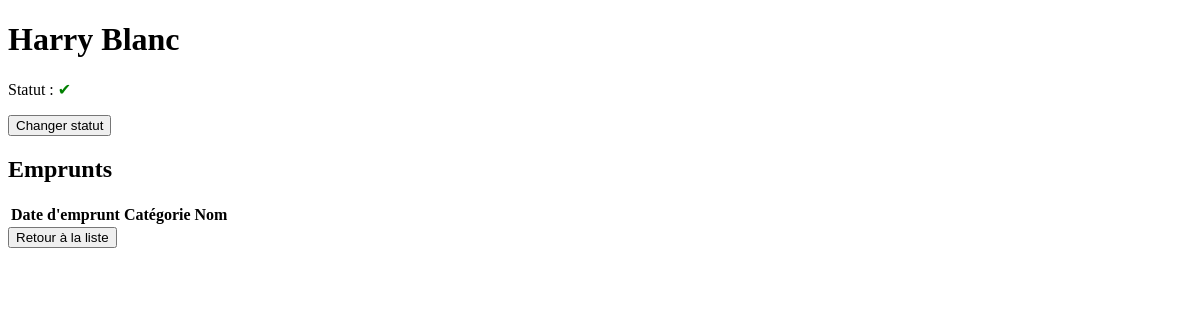
The app's page /gestion/membres/4/ (signed in), older data.
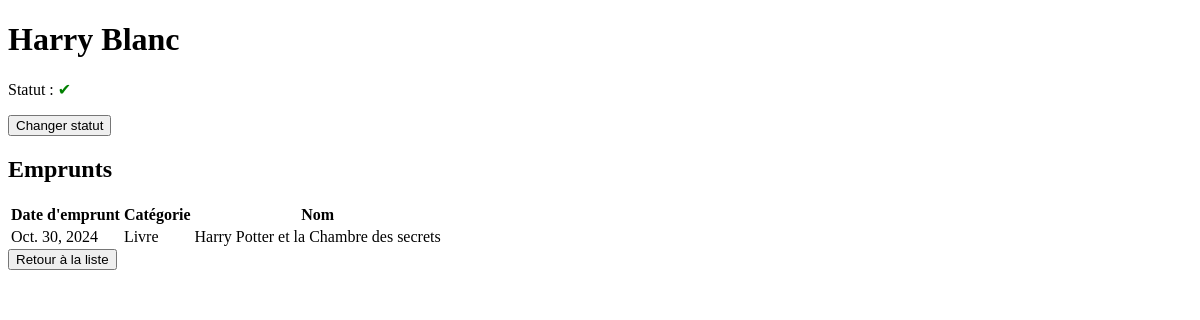
The same page, newer data.
### gestion/models.py (models this page shows, shortened)
class Member(models.Model):
    firstname = models.CharField(max_length=100)
    lastname = models.CharField(max_length=100)
    blocked = models.BooleanField(default=False)
    class Meta:
        ordering = ['lastname', 'firstname']
        unique_together = ('firstname', 'lastname')

class Loan(models.Model):
    member = models.ForeignKey(Member, on_delete=models.CASCADE)
    item = models.ForeignKey(Item, on_delete=models.CASCADE)
    date = models.DateField()
    class Meta:
        unique_together = ('member', 'item', 'date')

class Item(models.Model):
    name = models.CharField(max_length=100, )
    parution = models.DateField()
    available = models.BooleanField(default=True)
    CAT_CHOICES = {
        'Livre': 'Livre',
        'Cd': 'Cd',
        'Dvd': 'Dvd',
        'Tabletop': 'Tabletop',
    }
    category = models.CharField(choices=CAT_CHOICES, max_length=100)
    class Meta:
        ordering = ['name']
        unique_together = ('name', 'category')

### gestion/views.py (the view)
# urls.py: path('membres/<int:id>/', views.card_memb, name='card_memb'),
@login_required
def card_memb(request, id):
    member = Member.objects.get(pk=id)
    loans = Loan.objects.filter(member=member.pk)
    if member.blocked:
        if request.method == 'POST':
            member.blocked = False
            member.save()
            return render(request, 'gestion/member/card.html',
                          {'memb': member, 'loans': loans})
        else:
            return render(request, 'gestion/member/card.html',
                          {'memb': member, 'loans': loans})
    else:
        if request.method == 'POST':
            member.blocked = True
            member.save()
            return render(request, 'gestion/member/card.html'
                          , {'memb': member, 'loans': loans})
        else:
            return render(request, 'gestion/member/card.html',
                          {'memb': member, 'loans': loans})

### templates/gestion/member/card.html (shortened to what this page needs)
<!DOCTYPE html>
<html lang="fr">
    <head>
    </head>
    <body>
        <h1>{{ memb.firstname }} {{ memb.lastname }}</h1>
        {% if memb.blocked %}
            <p>Statut : <td><span style="color:red">&#x2718;</span></td></p>
        {% else %}
            <p>Statut : <td><span style="color:green">&#x2714;</span></td></p>
        {% endif %}
        <form method="post" action="">
            <input type="submit" value="Changer statut"/>
        </form>
        <h2>Emprunts</h2>
        <table>
            <thead>
                <tr>
                    <th>Date d'emprunt</th>
                    <th>Catégorie</th>
                    <th>Nom</th>
                </tr>
            </thead>
            <tbody>
                {% for loan in loans %}
                    <tr>
                        <td>{{ loan.date }}</td>
                        <td>{{ loan.item.category }}</td>
                        <td>{{ loan.item.name }}</td>
                    </tr>
                {% endfor %}
            </tbody>
        </table>
        <a href={% url 'memb_list' %}>
            <input type="button" value="Retour à la liste"/>
    </body>
</html>

Row changes from the older to the newer data that the page shows:
added Loan: date "Oct. 30, 2024", item.category "Livre", item.name "Harry Potter et la Chambre des secrets"
